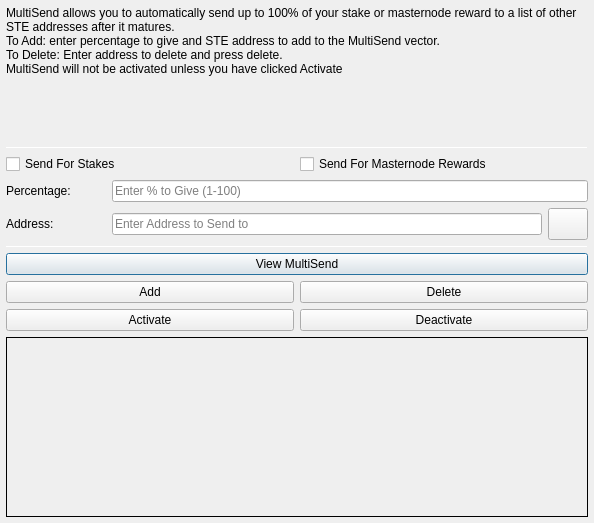
<?xml version="1.0" encoding="UTF-8"?>
<ui version="4.0">
 <class>MultiSendDialog</class>
 <widget class="QDialog" name="MultiSendDialog">
  <property name="windowModality">
   <enum>Qt::NonModal</enum>
  </property>
  <property name="geometry">
   <rect>
    <x>0</x>
    <y>0</y>
    <width>594</width>
    <height>523</height>
   </rect>
  </property>
  <property name="windowTitle">
   <string>MultiSend</string>
  </property>
  <layout class="QVBoxLayout" name="verticalLayout" stretch="0">
   <property name="leftMargin">
    <number>6</number>
   </property>
   <property name="topMargin">
    <number>6</number>
   </property>
   <property name="rightMargin">
    <number>6</number>
   </property>
   <property name="bottomMargin">
    <number>6</number>
   </property>
   <item>
    <layout class="QVBoxLayout" name="verticalLayout_Main" stretch="1,1,1,1,1,1">
     <item>
      <widget class="QLabel" name="label_2">
       <property name="lineWidth">
        <number>1</number>
       </property>
       <property name="text">
        <string>MultiSend allows you to automatically send up to 100% of your stake or masternode reward to a list of other STE addresses after it matures.
To Add: enter percentage to give and STE address to add to the MultiSend vector.
To Delete: Enter address to delete and press delete.
MultiSend will not be activated unless you have clicked Activate</string>
       </property>
       <property name="alignment">
        <set>Qt::AlignLeading|Qt::AlignLeft|Qt::AlignTop</set>
       </property>
       <property name="wordWrap">
        <bool>true</bool>
       </property>
      </widget>
     </item>
     <item>
      <widget class="Line" name="line">
       <property name="minimumSize">
        <size>
         <width>0</width>
         <height>1</height>
        </size>
       </property>
       <property name="maximumSize">
        <size>
         <width>16777215</width>
         <height>1</height>
        </size>
       </property>
       <property name="orientation">
        <enum>Qt::Horizontal</enum>
       </property>
      </widget>
     </item>
     <item>
      <layout class="QVBoxLayout" name="verticalLayout_Settings">
       <item>
        <layout class="QHBoxLayout" name="horizontalLayout">
         <item>
          <widget class="QCheckBox" name="multiSendStakeCheckBox">
           <property name="text">
            <string>Send For Stakes</string>
           </property>
          </widget>
         </item>
         <item>
          <widget class="QCheckBox" name="multiSendMasternodeCheckBox">
           <property name="text">
            <string>Send For Masternode Rewards</string>
           </property>
          </widget>
         </item>
        </layout>
       </item>
       <item>
        <layout class="QHBoxLayout" name="horizontalLayout_6">
         <item>
          <widget class="QLabel" name="label">
           <property name="minimumSize">
            <size>
             <width>100</width>
             <height>0</height>
            </size>
           </property>
           <property name="toolTip">
            <string>Percentage of stake to send</string>
           </property>
           <property name="text">
            <string>Percentage:</string>
           </property>
          </widget>
         </item>
         <item>
          <widget class="QLineEdit" name="multiSendPercentEdit">
           <property name="toolTip">
            <string>Enter whole numbers 1 - 100</string>
           </property>
           <property name="placeholderText">
            <string>Enter % to Give (1-100)</string>
           </property>
          </widget>
         </item>
        </layout>
       </item>
       <item>
        <layout class="QHBoxLayout" name="horizontalLayout_7">
         <item>
          <widget class="QLabel" name="label_5">
           <property name="minimumSize">
            <size>
             <width>100</width>
             <height>0</height>
            </size>
           </property>
           <property name="toolTip">
            <string>Address to send portion of stake to</string>
           </property>
           <property name="text">
            <string>Address:</string>
           </property>
          </widget>
         </item>
         <item>
          <widget class="QLineEdit" name="multiSendAddressEdit">
           <property name="toolTip">
            <string/>
           </property>
           <property name="placeholderText">
            <string>Enter Address to Send to</string>
           </property>
          </widget>
         </item>
         <item>
          <widget class="QPushButton" name="addressBookButton">
           <property name="maximumSize">
            <size>
             <width>16777215</width>
             <height>32</height>
            </size>
           </property>
           <property name="toolTip">
            <string>Choose an address from the address book</string>
           </property>
           <property name="text">
            <string/>
           </property>
           <property name="icon">
            <iconset resource="../satellite.qrc">
             <normaloff>:/icons/address-book</normaloff>:/icons/address-book</iconset>
           </property>
           <property name="shortcut">
            <string>Alt+A</string>
           </property>
           <property name="autoDefault">
            <bool>false</bool>
           </property>
          </widget>
         </item>
        </layout>
       </item>
      </layout>
     </item>
     <item>
      <widget class="Line" name="line_2">
       <property name="minimumSize">
        <size>
         <width>0</width>
         <height>1</height>
        </size>
       </property>
       <property name="maximumSize">
        <size>
         <width>16777215</width>
         <height>1</height>
        </size>
       </property>
       <property name="orientation">
        <enum>Qt::Horizontal</enum>
       </property>
      </widget>
     </item>
     <item>
      <layout class="QVBoxLayout" name="verticalLayout_Buttons">
       <item>
        <layout class="QHBoxLayout" name="horizontalLayout_4">
         <item>
          <widget class="QPushButton" name="viewButton">
           <property name="toolTip">
            <string/>
           </property>
           <property name="statusTip">
            <string>View MultiSend Vector</string>
           </property>
           <property name="text">
            <string>View MultiSend</string>
           </property>
          </widget>
         </item>
        </layout>
       </item>
       <item>
        <layout class="QHBoxLayout" name="horizontalLayout_2">
         <item>
          <widget class="QPushButton" name="addButton">
           <property name="toolTip">
            <string/>
           </property>
           <property name="statusTip">
            <string>Add to MultiSend Vector</string>
           </property>
           <property name="text">
            <string>Add</string>
           </property>
          </widget>
         </item>
         <item>
          <widget class="QPushButton" name="deleteButton">
           <property name="toolTip">
            <string/>
           </property>
           <property name="statusTip">
            <string>Delete Address From MultiSend Vector</string>
           </property>
           <property name="text">
            <string>Delete</string>
           </property>
          </widget>
         </item>
        </layout>
       </item>
       <item>
        <layout class="QHBoxLayout" name="horizontalLayout_5">
         <item>
          <widget class="QPushButton" name="activateButton">
           <property name="statusTip">
            <string>Activate MultiSend</string>
           </property>
           <property name="text">
            <string>Activate</string>
           </property>
          </widget>
         </item>
         <item>
          <widget class="QPushButton" name="disableButton">
           <property name="statusTip">
            <string>Deactivate MultiSend</string>
           </property>
           <property name="text">
            <string>Deactivate</string>
           </property>
          </widget>
         </item>
        </layout>
       </item>
      </layout>
     </item>
     <item>
      <widget class="QLabel" name="message">
       <property name="minimumSize">
        <size>
         <width>0</width>
         <height>180</height>
        </size>
       </property>
       <property name="frameShape">
        <enum>QFrame::Panel</enum>
       </property>
       <property name="frameShadow">
        <enum>QFrame::Plain</enum>
       </property>
       <property name="lineWidth">
        <number>1</number>
       </property>
       <property name="midLineWidth">
        <number>1</number>
       </property>
       <property name="text">
        <string/>
       </property>
       <property name="alignment">
        <set>Qt::AlignLeading|Qt::AlignLeft|Qt::AlignTop</set>
       </property>
       <property name="wordWrap">
        <bool>true</bool>
       </property>
      </widget>
     </item>
    </layout>
   </item>
  </layout>
 </widget>
 <resources>
  <include location="../satellite.qrc"/>
 </resources>
 <connections/>
</ui>
